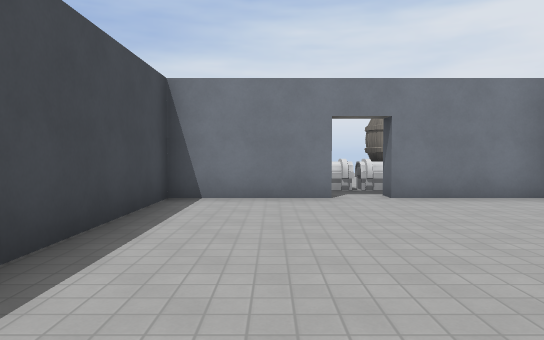
View 1 (above)

14 first-person views from a walk through a 3-D level made in the Godot game engine. The camera is 1.4 m above the floor, tilts 2° down and sees 70° across. The floor is counted in squares, 2 m on a side. Each view is taken from the middle of a square. On the plan, view 1 faces up. The plan holds only what a view shows up to about 11 squares ahead; the rest is blank. The place goes on beyond the plan. Surface patterns are stand-ins for the level's own textures.

View 2
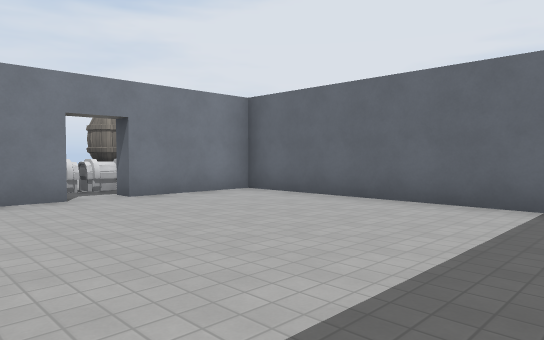

View 3
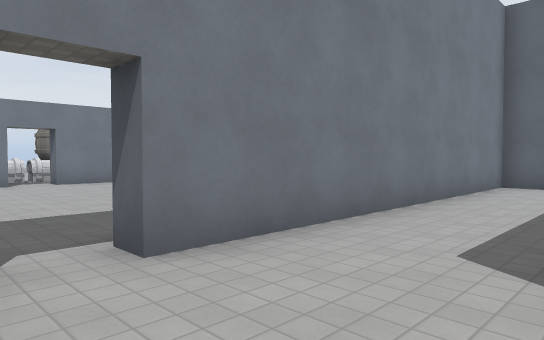

View 4
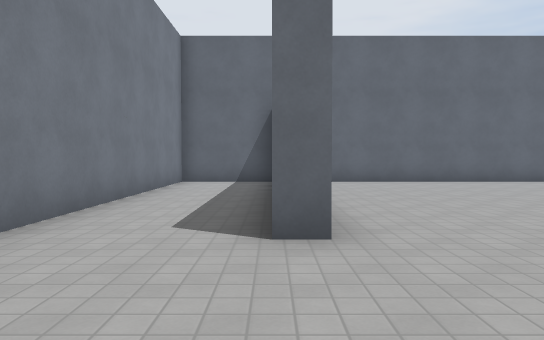

View 5
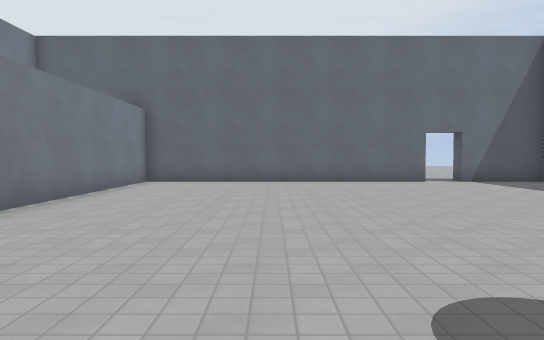

View 6
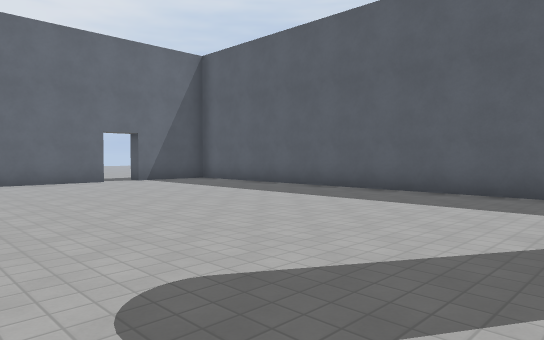

View 7
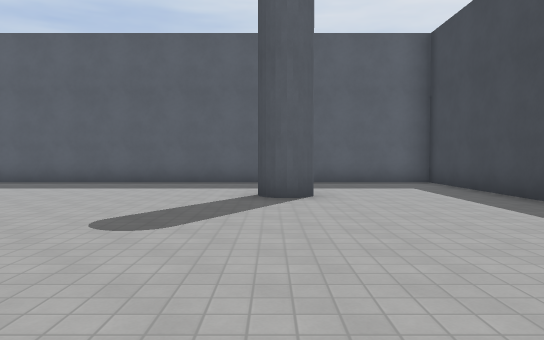

View 8
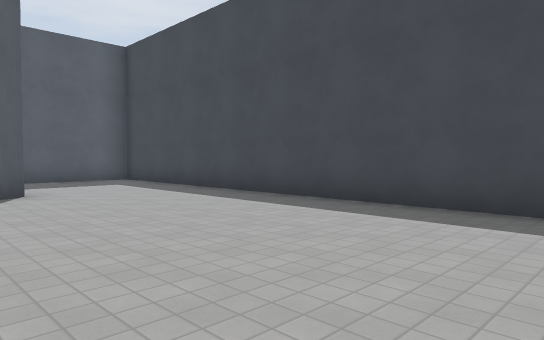

View 9
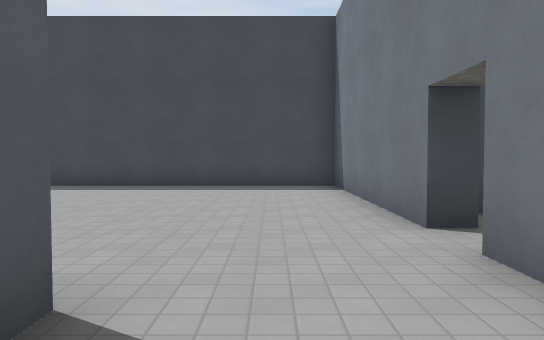

View 10
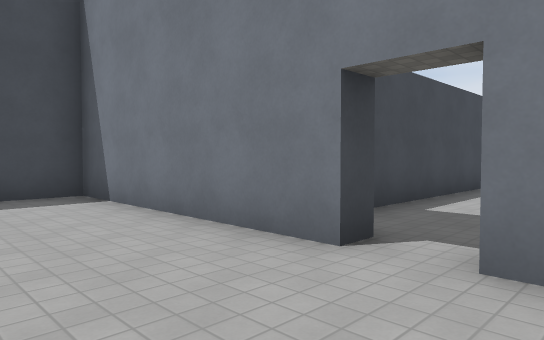

View 11
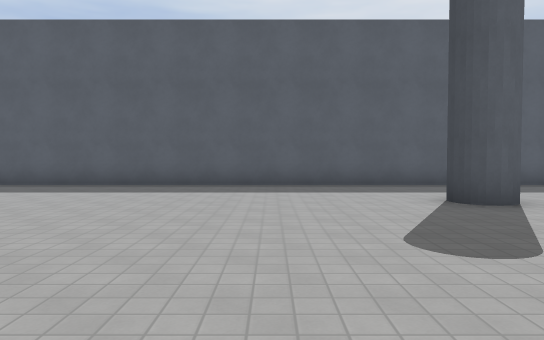

View 12
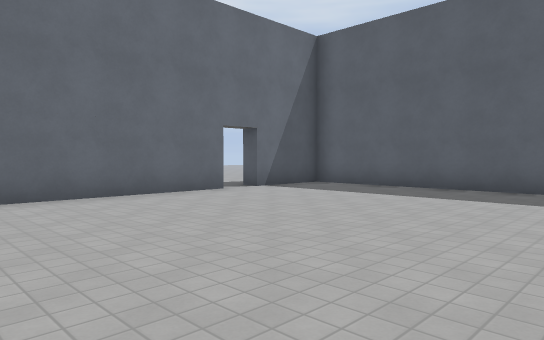

View 13
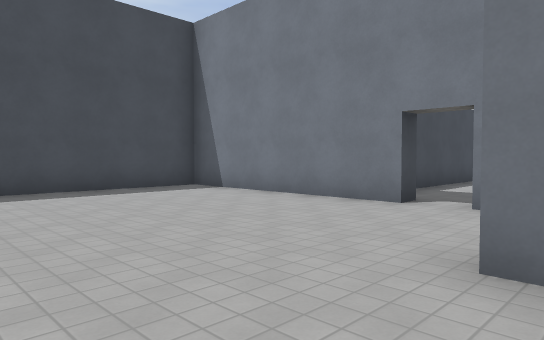

View 14
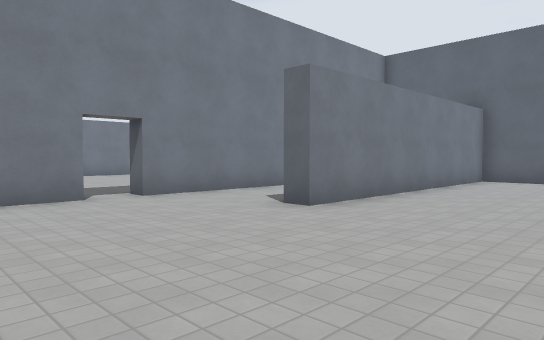

### Floor plan
Points are (right, up) in squares from view 1. A wall is a line through its corners. A room is listed if a view was taken in it or the views show most of it. See-through windows are left out.
Room 1 (views 1, 2)
walls: (1.1, 6.5) (-1.7, 6.5) (-1.7, -0.5); (4.8, 1) (4.8, 6.5) (2, 6.5)
ways out: opening at (0, -1) to room 2
Room 2 (views 3, 4, 5, 6, 7, 8, 9, 10, 11, 12, 13, 14)
walls: (-0.7, -0.9) (-0.7, -1.5) (-6.3, -1.5) (-6.3, -15.5) (8.7, -15.5) (8.7, -13.3) (9.2, -13.3); (8.7, -12.4) (8.7, -4.5) (1.3, -4.5) (1.3, -4); (8.7, -4) (8.7, -1.5) (0.3, -1.5) (0.3, -1)
ways out: opening at (0, -1) to room 1; opening at (9, -13)

Where each view was taken, in squares from view 1:
view 1: 0 up, 0 right, facing up
view 2: 0 up, 1 left, facing up-right
view 3: 4 down, 1 left, facing up-right
view 4: 4 down, 2 left, facing right
view 5: 8 down, 2 left, facing right
view 6: 8 down, 2 left, facing down-right
view 7: 5 down, 2 left, facing down
view 8: 4 down, 1 left, facing down-left
view 9: 3 down, 3 right, facing left
view 10: 4 down, 1 right, facing up-left
view 11: 6 down, 1 right, facing down
view 12: 7 down, 2 right, facing down-right
view 13: 7 down, 2 right, facing up-left
view 14: 8 down, 3 left, facing up-right
